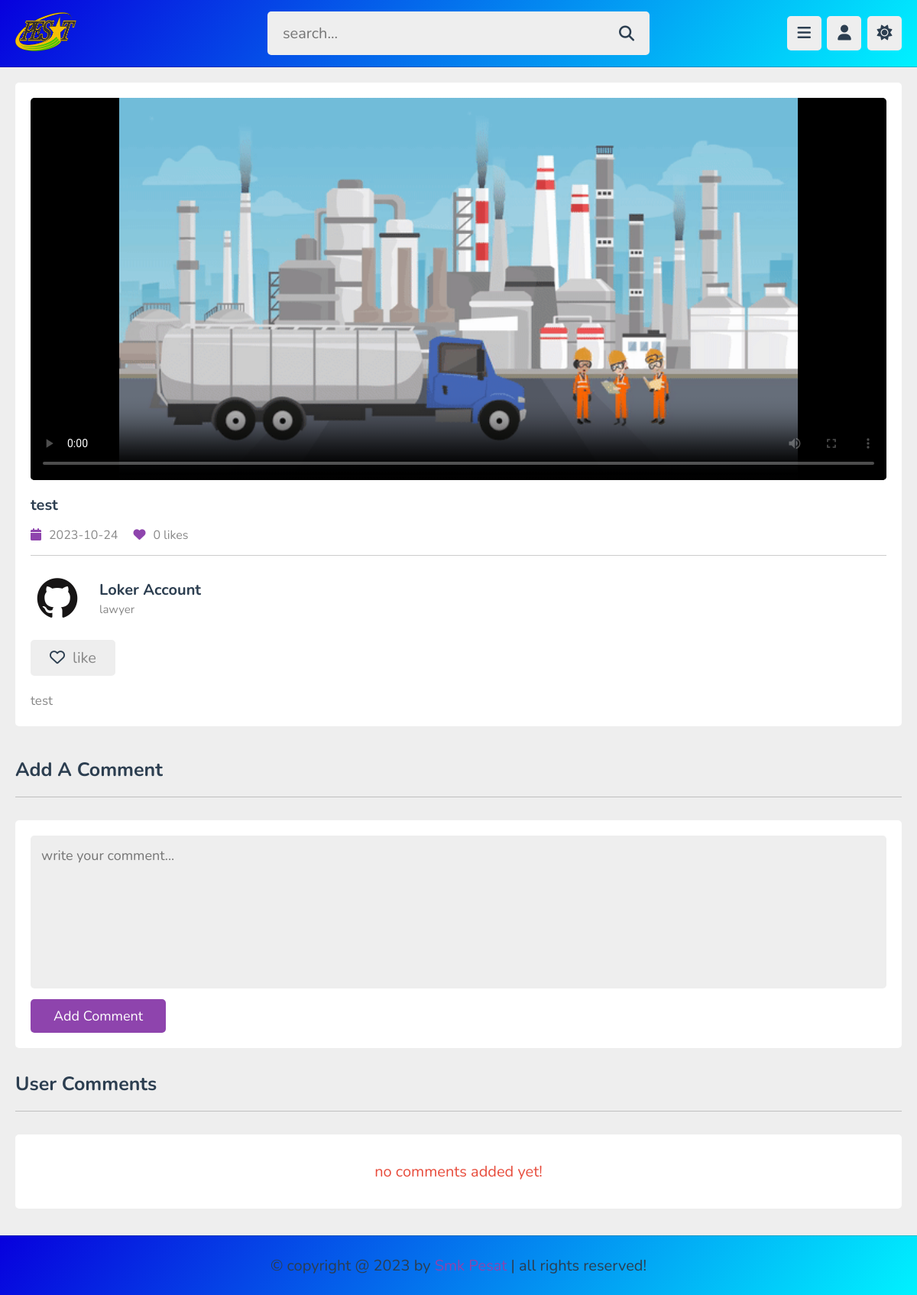
/watch_video.php?get_id=hiVl4iWq4OxbfIZ8M9et (signed in), run on the app's committed database.
### tables this page shows
CREATE TABLE `content` (
  `id` varchar(20) NOT NULL,
  `tutor_id` varchar(20) NOT NULL,
  `playlist_id` varchar(20) NOT NULL,
  `title` varchar(100) NOT NULL,
  `yt` varchar(255) NOT NULL,
  `description` varchar(1000) NOT NULL,
  `video` varchar(100) NOT NULL,
  `thumb` varchar(100) NOT NULL,
  `date` date NOT NULL DEFAULT current_timestamp(),
  `status` varchar(20) NOT NULL DEFAULT 'deactive'
);

CREATE TABLE `tutors` (
  `id` varchar(20) NOT NULL,
  `name` varchar(50) NOT NULL,
  `profession` varchar(50) NOT NULL,
  `email` varchar(50) NOT NULL,
  `password` varchar(50) NOT NULL,
  `image` varchar(100) NOT NULL
);

### watch_video.php (the view, shortened to what this page needs)
<?php
include 'components/connect.php';
if(isset($_COOKIE['user_id'])){
   $user_id = $_COOKIE['user_id'];
}else{
   $user_id = '';
}
if(isset($_GET['get_id'])){
   $get_id = $_GET['get_id'];
}else{
   $get_id = '';
   header('location:home.php');
}
?>
<!DOCTYPE html>
<html lang="en">
<head>
   <link rel="stylesheet" href="https://cdnjs.cloudflare.com/ajax/libs/font-awesome/6.2.0/css/all.min.css">
   <link rel="stylesheet" href="css/style.css">
</head>
<body>
<?php include 'components/user_header.php'; ?>
<section class="watch-video">
   <?php
      $select_content = $conn->prepare("SELECT * FROM `content` WHERE id = ? AND status = ?");
      $select_content->execute([$get_id, 'active']);
      if($select_content->rowCount() > 0){
         while($fetch_content = $select_content->fetch(PDO::FETCH_ASSOC)){
            $content_id = $fetch_content['id'];
            $select_likes = $conn->prepare("SELECT * FROM `likes` WHERE content_id = ?");
            $select_likes->execute([$content_id]);
            $total_likes = $select_likes->rowCount();
            $verify_likes = $conn->prepare("SELECT * FROM `likes` WHERE user_id = ? AND content_id = ?");
            $verify_likes->execute([$user_id, $content_id]);
            $select_tutor = $conn->prepare("SELECT * FROM `tutors` WHERE id = ? LIMIT 1");
            $select_tutor->execute([$fetch_content['tutor_id']]);
            $fetch_tutor = $select_tutor->fetch(PDO::FETCH_ASSOC);
   ?>
   <div class="video-details">
      <video src="uploaded_files/<?= $fetch_content['video']; ?>" class="video" poster="uploaded_files/<?= $fetch_content['thumb']; ?>" controls autoplay></video>
      <h3 class="title"><?= $fetch_content['title']; ?></h3>
      <div class="info">
         <p><i class="fas fa-calendar"></i><span><?= $fetch_content['date']; ?></span></p>
         <p><i class="fas fa-heart"></i><span><?= $total_likes; ?> likes</span></p>
      </div>
      <div class="tutor">
         <img src="uploaded_files/<?= $fetch_tutor['image']; ?>" alt="">
         <div>
            <h3><?= $fetch_tutor['name']; ?></h3>
            <span><?= $fetch_tutor['profession']; ?></span>
         </div>
      </div>
      <form action="" method="post" class="flex">
         <?php
            if($verify_likes->rowCount() > 0){
         ?>
         <button type="submit" name="like_content"><i class="fas fa-heart"></i><span>liked</span></button>
         <?php
         }else{
         ?>
         <button type="submit" name="like_content"><i class="far fa-heart"></i><span>like</span></button>
         <?php
            }
         ?>
      </form>
      <div class="description"><p><?= $fetch_content['description']; ?></p></div>
   </div>
   <?php
         }
      }else{
         echo '<p class="empty">no videos added yet!</p>';
      }
   ?>
</section>
<section class="comments">
   <h1 class="heading">add a comment</h1>
   <form action="" method="post" class="add-comment">
      <textarea name="comment_box" required placeholder="write your comment..." maxlength="1000" cols="30" rows="10"></textarea>
      <input type="submit" value="add comment" name="add_comment" class="inline-btn">
   </form>
   <h1 class="heading">user comments</h1>
   <div class="show-comments">
      <?php
         $select_comments = $conn->prepare("SELECT * FROM `comments` WHERE content_id = ?");
         $select_comments->execute([$get_id]);
         if($select_comments->rowCount() > 0){
            while($fetch_comment = $select_comments->fetch(PDO::FETCH_ASSOC)){
               $select_commentor = $conn->prepare("SELECT * FROM `users` WHERE id = ?");
               $select_commentor->execute([$fetch_comment['user_id']]);
               $fetch_commentor = $select_commentor->fetch(PDO::FETCH_ASSOC);
      ?>
      <div class="box" style="<?php if($fetch_comment['user_id'] == $user_id){echo 'order:-1;';} ?>">
         <div class="user">
            <img src="uploaded_files/<?= $fetch_commentor['image']; ?>" alt="">
            <div>
               <h3><?= $fetch_commentor['name']; ?></h3>
               <span><?= $fetch_comment['date']; ?></span>
            </div>
         </div>
         <p class="text"><?= $fetch_comment['comment']; ?></p>
         <?php
            if($fetch_comment['user_id'] == $user_id){
         ?>
         <form action="" method="post" class="flex-btn">
            <input type="hidden" name="comment_id" value="<?= $fetch_comment['id']; ?>">
            <button type="submit" name="edit_comment" class="inline-option-btn">edit comment</button>
            <button type="submit" name="delete_comment" class="inline-delete-btn" onclick="return confirm('delete this comment?');">delete comment</button>
         </form>
         <?php
         }
         ?>
      </div>
      <?php
       }
      }else{
         echo '<p class="empty">no comments added yet!</p>';
      }
      ?>
      </div>
</section>
<?php include 'components/footer.php'; ?>
</body>
</html>

### css/style.css (style rules this page uses)
:root { --main-color:#8e44ad; --red:#e74c3c; --oragen:#f39c12; --white:#fff; --black:#2c3e50; --light-color:#888; --light-bg:#eee; --border:.1rem solid rgba(0,0,0,.2); }
* { font-family: 'Nunito', sans-serif; margin: 0; padding: 0; box-sizing: border-box; outline: none; border: none; text-decoration: none; }
html { font-size: 62.5%; overflow-x: hidden; }
body { background-color: var(--light-bg); padding-left: 30rem; }
section { padding:2rem; max-width: 1200px; margin: 0 auto; }
.btn, .option-btn, .delete-btn, .inline-btn, .inline-option-btn, .inline-delete-btn { border-radius: .5rem; padding: 1rem 3rem; font-size: 1.8rem; color: #fff; margin-top: 1rem; text-transform: capitalize; cursor: pointer; text-align: center; }
.inline-btn, .inline-option-btn, .inline-delete-btn { display: inline-block; }
.btn, .inline-btn { background-color: var(--main-color); }
.empty { background-color: var(--white); border-radius: .5rem; padding: 1.5rem; text-align: center; width: 100%; font-size: 2rem; color: var(--red); }
.heading { padding-bottom: 1.8rem; border-bottom: var(--border); font-size: 2.5rem; color: var(--black); text-transform: capitalize; margin-bottom: 3rem; }
.watch-video .video-details { background-color: var(--white); padding: 2rem; border-radius: .5rem; }
.watch-video .video-details .video { width: 100%; border-radius: .5rem; background: #000; height: 50rem; }
.watch-video .video-details .title { font-size: 2rem; color: var(--black); padding: 1.5rem 0; }
.watch-video .video-details .info { display: flex; gap: 2rem; padding-bottom: 1.5rem; border-bottom: var(--border); }
.watch-video .video-details .info p { font-size:1.6rem; }
.watch-video .video-details .info p i { margin-right: 1rem; color: var(--main-color); }
.watch-video .video-details .info p span { color: var(--light-color); }
.watch-video .video-details .tutor { padding: 2rem 0; display: flex; align-items: center; gap: 2rem; }
.watch-video .video-details .tutor img { height: 7rem; width: 7rem; border-radius: 50%; object-fit: cover; }
.watch-video .video-details .tutor h3 { font-size: 2rem; color: var(--black); margin-bottom: .2rem; }
.watch-video .video-details .tutor span { color: var(--light-color); font-size: 1.5rem; }
.watch-video .video-details .flex { display: flex; align-items: center; gap: 1.5rem; justify-content: space-between; }
.watch-video .video-details .flex button { background-color: var(--light-bg); cursor: pointer; padding: 1rem 2.5rem; font-size: 2rem; border-radius: .5rem; }
.watch-video .video-details .flex button i { color: var(--black); margin-right: 1rem; }
.watch-video .video-details .flex button span { color: var(--light-color); }
.watch-video .video-details .description { padding-top: 2rem; }
.watch-video .video-details .description p { line-height: 1.5; font-size: 1.7rem; color: var(--light-color); white-space: pre-line; }
.comments .add-comment { background-color: var(--white); border-radius: .5rem; margin-bottom: 3rem; padding: 2rem; }
.comments .add-comment textarea { border-radius: .5rem; padding: 1.4rem; width: 100%; height: 20rem; background-color: var(--light-bg); resize: none; font-size: 1.8rem; color: var(--black); }
.comments .show-comments { background-color: var(--white); border-radius: .5rem; padding: 2rem; display: grid; gap: 2.5rem; }
@media (max-width:1200px) { body { padding-left: 0; } }

### data on the page
content: title "test", date "2023-10-24", total_likes "0", tutor.image (picture), tutor.name "Loker Account", tutor.profession "lawyer", description "test"
